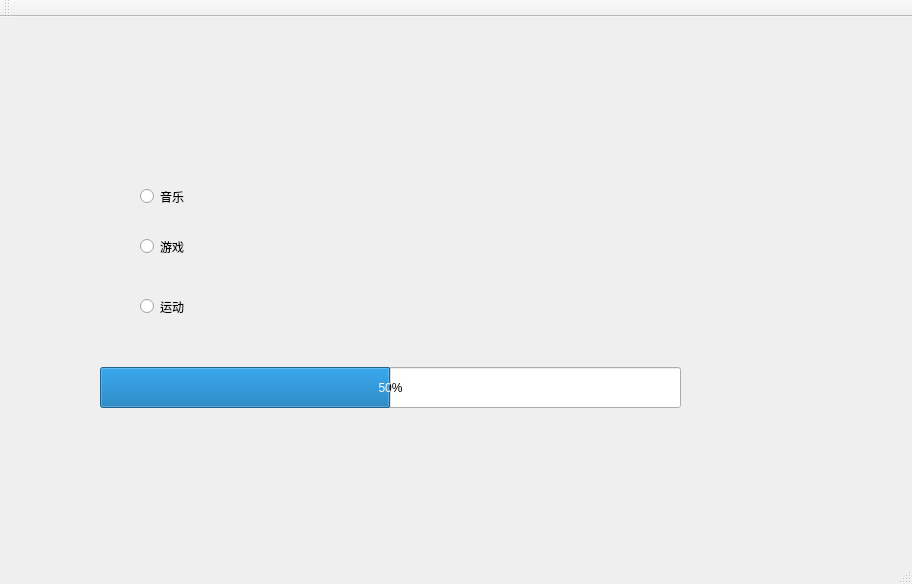
<?xml version="1.0" encoding="UTF-8"?>
<ui version="4.0">
 <class>charac_MainWindow</class>
 <widget class="QMainWindow" name="charac_MainWindow">
  <property name="geometry">
   <rect>
    <x>0</x>
    <y>0</y>
    <width>912</width>
    <height>584</height>
   </rect>
  </property>
  <property name="windowTitle">
   <string>charac_MainWindow</string>
  </property>
  <widget class="QWidget" name="centralWidget">
   <widget class="QRadioButton" name="musicBtn">
    <property name="geometry">
     <rect>
      <x>140</x>
      <y>170</y>
      <width>115</width>
      <height>19</height>
     </rect>
    </property>
    <property name="text">
     <string>音乐</string>
    </property>
   </widget>
   <widget class="QRadioButton" name="gameBtn">
    <property name="geometry">
     <rect>
      <x>140</x>
      <y>220</y>
      <width>115</width>
      <height>19</height>
     </rect>
    </property>
    <property name="text">
     <string>游戏</string>
    </property>
   </widget>
   <widget class="QRadioButton" name="sportBtn">
    <property name="geometry">
     <rect>
      <x>140</x>
      <y>280</y>
      <width>115</width>
      <height>19</height>
     </rect>
    </property>
    <property name="text">
     <string>运动</string>
    </property>
   </widget>
   <widget class="QProgressBar" name="progressBar">
    <property name="geometry">
     <rect>
      <x>100</x>
      <y>350</y>
      <width>581</width>
      <height>41</height>
     </rect>
    </property>
    <property name="sizePolicy">
     <sizepolicy hsizetype="Expanding" vsizetype="Maximum">
      <horstretch>0</horstretch>
      <verstretch>0</verstretch>
     </sizepolicy>
    </property>
    <property name="value">
     <number>50</number>
    </property>
    <property name="alignment">
     <set>Qt::AlignLeading|Qt::AlignLeft|Qt::AlignTop</set>
    </property>
   </widget>
  </widget>
  <widget class="QMenuBar" name="menuBar">
   <property name="geometry">
    <rect>
     <x>0</x>
     <y>0</y>
     <width>912</width>
     <height>26</height>
    </rect>
   </property>
  </widget>
  <widget class="QToolBar" name="mainToolBar">
   <attribute name="toolBarArea">
    <enum>TopToolBarArea</enum>
   </attribute>
   <attribute name="toolBarBreak">
    <bool>false</bool>
   </attribute>
  </widget>
  <widget class="QStatusBar" name="statusBar"/>
 </widget>
 <layoutdefault spacing="6" margin="11"/>
 <resources/>
 <connections/>
</ui>
